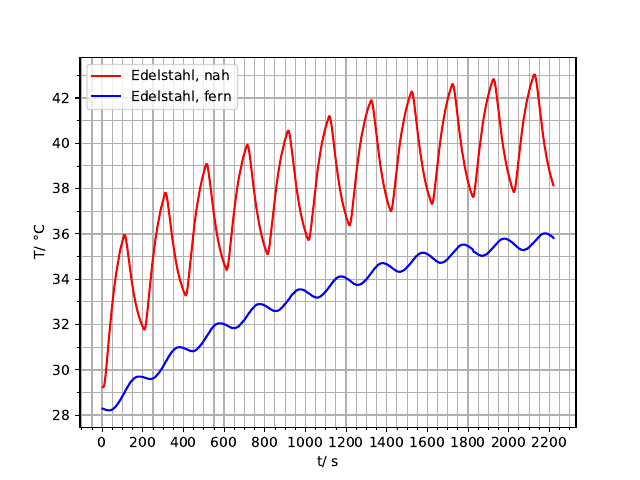

Here is the Python script that generated this plot:
import numpy as np
from scipy.optimize import curve_fit
import matplotlib.pyplot as plt
from uncertainties import ufloat
from pylab import *
from matplotlib.ticker import MultipleLocator, FormatStrFormatter
t, T1,T2,T3,T4,T5,T6,T7,T8 = np.genfromtxt('Run3org.txt', unpack=True)
t=t*2
ax=subplot(111)
ln= np.linspace(0, 1120)

plt.plot (t,T7, 'r-', label='Edelstahl, nah')
plt.plot (t,T8, 'b-', label='Edelstahl, fern')

ax.xaxis.set_major_locator(MultipleLocator(200))
ax.xaxis.set_major_formatter(FormatStrFormatter('%d'))
ax.xaxis.set_minor_locator(MultipleLocator(50))

ax.yaxis.set_major_locator(MultipleLocator(2))
ax.yaxis.set_minor_locator(MultipleLocator(1))

ax.xaxis.grid(True,'minor')
ax.yaxis.grid(True,'minor')
ax.xaxis.grid(True,'major',linewidth=1)
ax.yaxis.grid(True,'major',linewidth=1)

plt.xlabel(r't/ s')
plt.ylabel(r'T/ °C')
plt.legend()
plt.grid(b=True)
plt.savefig('T78.pdf')
